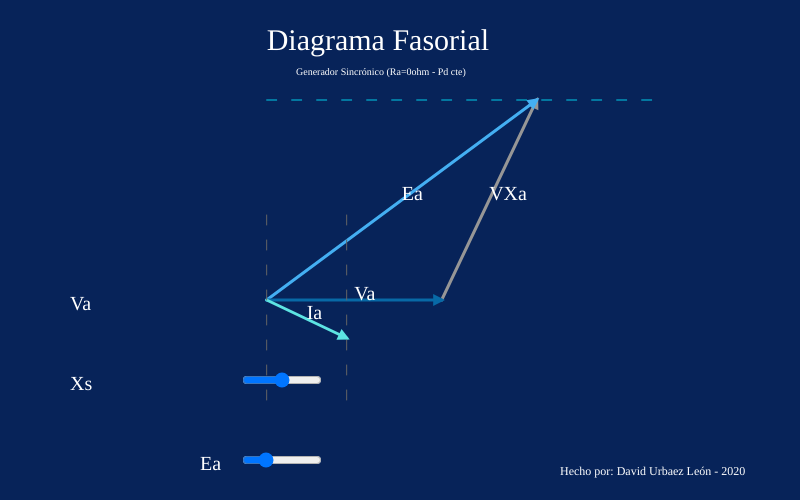
Frame 1 (no input)
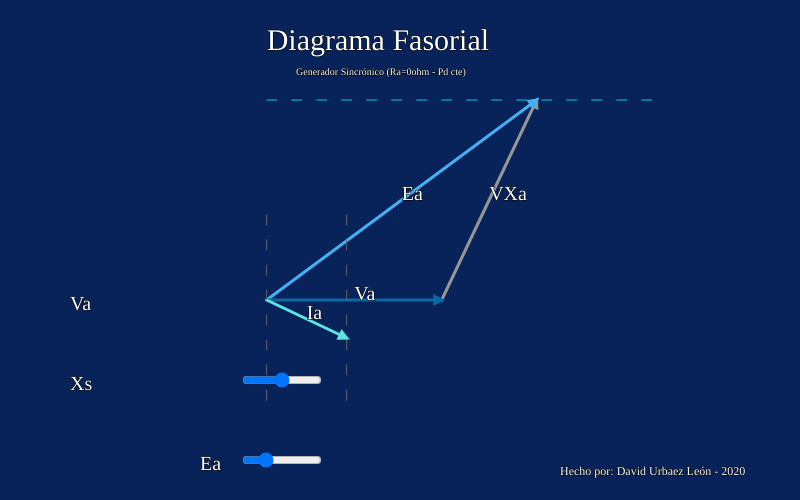
Frame 60 (no input)
Frame 120 (the mouse pressed at the canvas centre since frame 60): identical to frame 60, image omitted

The p5.js sketch that drew these frames (run headless with seeded random() and noise() and a simulated clock; from frame 60 on, the mouse is pressed at the canvas centre):

// p5.js sketch
// ── sketch.js
function setup() {
  createCanvas(800, 500);
  let adjustx=200
  let adjusty=25*2
  
  slider_Pd = createSlider(0, 300, 150);
  slider_Pd.style('width', '500px');
  slider_Pd.position(adjustx+20,height-30+adjusty);
  
  slider_Xs = createSlider(1*100, 3*100, 1.5*100);
  slider_Xs.style('width', '80px');
  slider_Xs.position(adjustx+40,height-100+adjusty);
  
  slider_Va = createSlider(150, 200, 175);
  slider_Va.style('width', '80px');
  slider_Va.position(adjustx+40,height-180+adjusty);
  
}


function draw() {

  background(7,35,89);
  textFont('Georgia');
  textSize(20);
  fill(255);
  text('Ea',200, height-30);
  text('Xs',70, height-110);
  text('Va',70, height-190);
  
  textSize(12);
  text('Hecho por: David Urbaez León - 2020',width*3.5/5, height*19/20);
  
  textSize(30);
  text('Diagrama Fasorial',width*1/3, height*1/10);
  textSize(10);
  text('Generador Sincrónico (Ra=0ohm - Pd cte)',width*0.37, height*0.15);
  textSize(20);
  let val = slider_Pd.value()
  let Va_mag = slider_Va.value()
  
  translate(width /3, height *0.6);
  
  
    

  
  let Xs = slider_Xs.value()/100
  let v0 = createVector(0, 0);
  
  let Ea = createVector(150+val-Xs*20,-200);
  let Va = createVector(Va_mag, 0);
  let j = createVector(0, 1);
  
  let VXa = Ea.copy().sub(Va);
  
  let Ia=Ea.copy().sub(Va).div(Xs*1/0.6).rotate(HALF_PI)

  
    
  drawArrow(Va,VXa,150);
  
  text('VXa',VXa.x/2+Va.x, VXa.y/2);
  
  drawArrow(v0, Ea,[68,175,242]);
  
  text('Ea',Ea.x/2, Ea.y/2);
  
  drawArrow(v0, Va,[8,105,166]);
  
  text('Va',Va.x/2, Va.y/2);
  
  drawArrow(v0, Ia,[93,228,227]);

  text('Ia',Ia.x/2, Ia.y/2);

  
  drawingContext.setLineDash([10, 15]);
  let maxLine=100
  stroke(100);
  line(0,maxLine,0,-maxLine);
  line(Ia.x,maxLine,Ia.x,-maxLine);
  stroke([0,203,231]);
  line(0,Ea.y,400,Ea.y);
  stroke(0);
  drawingContext.setLineDash([]);
  

  console.log('Hecho por: David Urbaez León - 2020')
}








function drawArrow(base, vec, myColor) {
  push();
  stroke(myColor);
  strokeWeight(3);
  fill(myColor);
  translate(base.x, base.y);
  line(0, 0, vec.x, vec.y);
  rotate(vec.heading());
  let arrowSize = 7;
  translate(vec.mag() - arrowSize, 0);
  triangle(0, arrowSize / 2, 0, -arrowSize / 2, arrowSize, 0);
  pop();
}
// ── style.css
html, body {

  padding: 0;
  background-color: rgb(80,80,80);
  margin-top: 25px;
  margin-left: 100px;
  width: 50%;

}
canvas {
    display: block;
}
.center {

}
